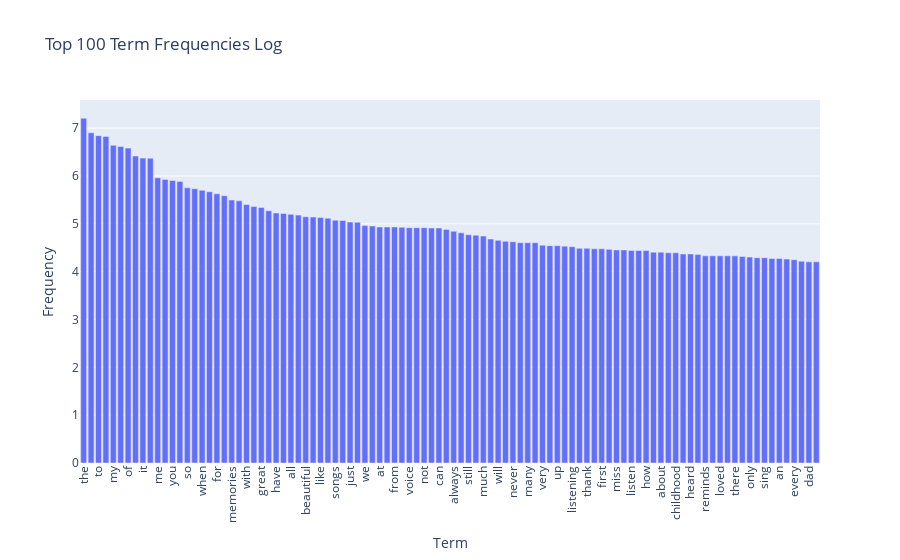

Here is the notebook cell this chart was saved with:
### Code cell
# Answer here
# Sort terms by frequency
sorted_indices = np.argsort(term_frequencies_log)[::-1]  # Sort in descending order
top_n = 100  # Select top 100 terms
top_terms = [(term_names[i], term_frequencies_log[i]) for i in sorted_indices[:top_n]]

# Convert to DataFrame
top_terms_data = pd.DataFrame(top_terms, columns=['Term', 'Frequency'])

# Plot using Plotly
fig = px.bar(top_terms_data, x='Term', y='Frequency', title='Top 100 Term Frequencies Log', labels={'x':'Terms', 'y':'Frequencies'})
fig.update_layout(xaxis_tickangle=-90)
fig.show()

### Figure 1 — Plotly figure (JSON) as saved in the notebook; plotly's stock layout.template omitted (floating-point values rounded to 4 significant figures)
{"data": [{"alignmentgroup": "True", "hovertemplate": "Term=%{x}<br>Frequency=%{y}<extra></extra>", "legendgroup": "", "marker": {"color": "#636efa", "pattern": {"shape": ""}}, "name": "", "offsetgroup": "", "orientation": "v", "showlegend": false, "textposition": "auto", "type": "bar", "x": ["the", "this", "to", "and", "my", "song", "of", "in", "it", "was", "me", "is", "you", "that", "so", "love", "when", "back", "for", "music", "memories", "on", "with", "time", "great", "but", "have", "years", "all", "he", "beautiful", "as", "like", "one", "songs", "old", "just", "her", "we", "she", "at", "be", "from", "good", "voice", "now", "not", "what", "can", "remember", "always", "his", "still", "they", "much", "brings", "will", "are", "never", "had", "many", "days", "very", "am", "up", "best", "listening", "him", "thank", "these", "first", "really", "miss", "who", "listen", "out", "how", "hear", "about", "were", "childhood", "no", "heard", "ever", "reminds", "those", "loved", "would", "there", "by", "only", "know", "sing", "more", "an", "has", "every", "if", "dad", "life"], "xaxis": "x", "y": [7.209, 6.905, 6.843, 6.828, 6.64, 6.617, 6.582, 6.417, 6.373, 6.37, 5.961, 5.927, 5.905, 5.886, 5.753, 5.733, 5.7, 5.67, 5.628, 5.587, 5.497, 5.481, 5.403, 5.361, 5.342, 5.273, 5.226, 5.215, 5.198, 5.182, 5.147, 5.142, 5.13, 5.118, 5.075, 5.069, 5.037, 5.03, 4.963, 4.956, 4.934, 4.934, 4.934, 4.927, 4.92, 4.92, 4.92, 4.913, 4.913, 4.883, 4.844, 4.812, 4.771, 4.762, 4.745, 4.682, 4.654, 4.635, 4.625, 4.605, 4.605, 4.605, 4.554, 4.543, 4.543, 4.533, 4.522, 4.489, 4.489, 4.477, 4.477, 4.466, 4.454, 4.454, 4.443, 4.443, 4.443, 4.407, 4.407, 4.394, 4.394, 4.369, 4.369, 4.357, 4.331, 4.331, 4.331, 4.331, 4.331, 4.317, 4.304, 4.29, 4.29, 4.277, 4.277, 4.263, 4.248, 4.22, 4.205, 4.205], "yaxis": "y"}], "layout": {"barmode": "relative", "legend": {"tracegroupgap": 0}, "title": {"text": "Top 100 Term Frequencies Log"}, "xaxis": {"anchor": "y", "domain": [0, 1], "tickangle": -90, "title": {"text": "Term"}}, "yaxis": {"anchor": "x", "domain": [0, 1], "title": {"text": "Frequency"}}}}
